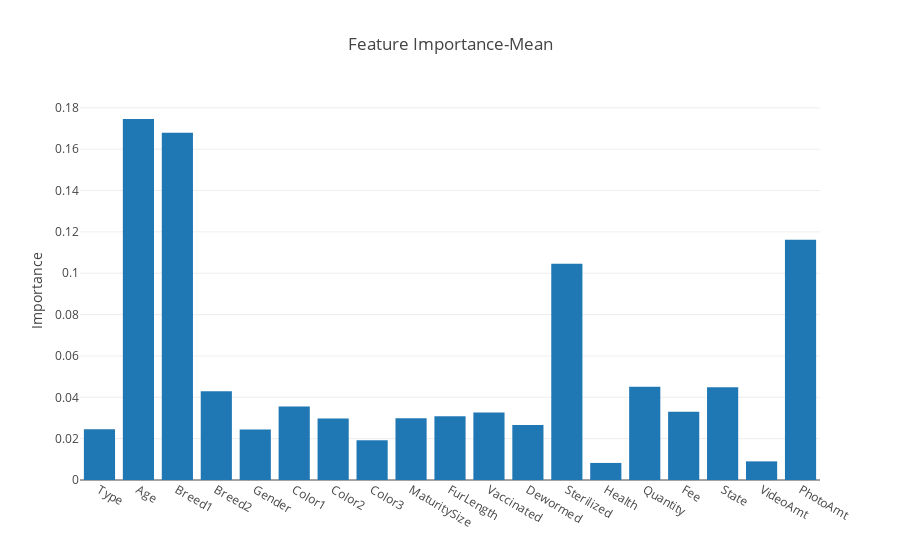

Notebook code cell kept with this figure:
### Code cell
data =[
    go.Bar(
    x =feature_df["features"].values,
    y = feature_df["mean"].values
    )
]

layout = go.Layout(
    title = "Feature Importance-Mean",
    yaxis =dict(
        title = "Importance", 
    )
)

fig = go.Figure(data = data, layout = layout)
py.iplot(fig, filename = "BAR")

### Figure 1 — Plotly figure (JSON) as saved in the notebook; plotly's stock layout.template omitted (floating-point values rounded to 4 significant figures)
{"data": [{"type": "bar", "uid": "75a17430-5838-49df-8295-bd7720d536a8", "x": ["Type", "Age", "Breed1", "Breed2", "Gender", "Color1", "Color2", "Color3", "MaturitySize", "FurLength", "Vaccinated", "Dewormed", "Sterilized", "Health", "Quantity", "Fee", "State", "VideoAmt", "PhotoAmt"], "y": [0.02459, 0.1746, 0.168, 0.04289, 0.02444, 0.03549, 0.02976, 0.01916, 0.02991, 0.03084, 0.03263, 0.02659, 0.1046, 0.008256, 0.04508, 0.03301, 0.0449, 0.009011, 0.1163]}], "layout": {"title": {"text": "Feature Importance-Mean"}, "yaxis": {"title": {"text": "Importance"}}}}
